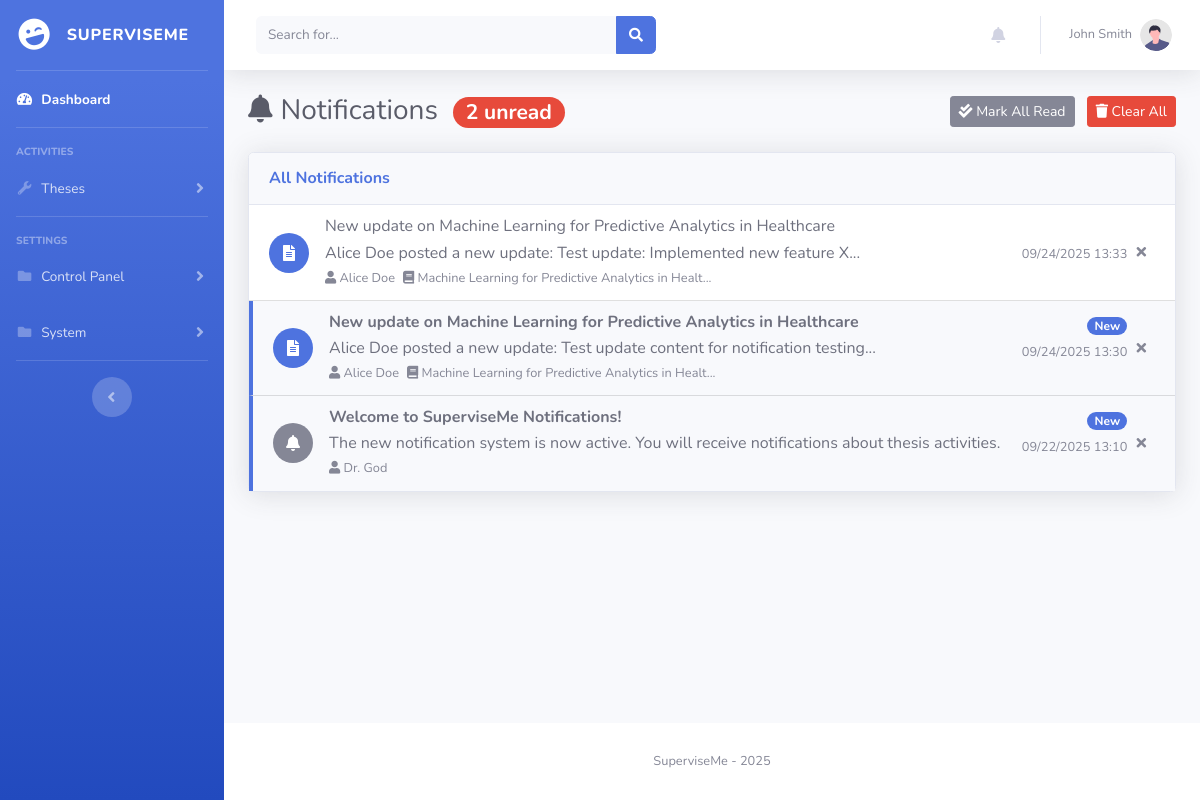
The app's page /notifications (signed in) with its own data.
### superviseme/models.py (models this page shows)
class User_mgmt(UserMixin, db.Model):
    __tablename__ = "user_mgmt"
    id = db.Column(db.Integer, primary_key=True)
    username = db.Column(db.String(50), nullable=False, unique=True)
    name = db.Column(db.String(15))
    surname = db.Column(db.String(15))
    cdl = db.Column(db.String(15))
    email = db.Column(db.String(50), nullable=False, unique=True)
    password = db.Column(db.String(80), nullable=False)
    user_type = db.Column(db.String(10), nullable=False, default="student")
    joined_on = db.Column(db.Integer, nullable=False)
    gender = db.Column(db.String(10), default=None)
    nationality = db.Column(db.String(15), default=None)
    last_activity = db.Column(db.Integer, nullable=True)  # Track last activity timestamp
    last_activity_location = db.Column(db.String(100), nullable=True)  # Track where they were last active
    telegram_user_id = db.Column(db.String(50), nullable=True)  # Telegram user ID for bot notifications
    telegram_enabled = db.Column(db.Boolean, default=False, nullable=False)  # Enable/disable Telegram notifications
    telegram_notification_types = db.Column(db.Text, nullable=True)  # JSON string of enabled notification types
    thesis = db.relationship("Thesis", backref="author", lazy=True)

class Notification(db.Model):
    __tablename__ = "notification"
    id = db.Column(db.Integer, primary_key=True)
    recipient_id = db.Column(db.Integer, db.ForeignKey("user_mgmt.id"), nullable=False)
    actor_id = db.Column(db.Integer, db.ForeignKey("user_mgmt.id"), nullable=False)  # Who performed the action
    thesis_id = db.Column(db.Integer, db.ForeignKey("thesis.id"), nullable=True)  # Related thesis if applicable
    notification_type = db.Column(db.String(50), nullable=False)  # e.g., "new_update", "new_feedback", "new_todo"
    title = db.Column(db.String(200), nullable=False)  # Short description
    message = db.Column(db.Text, nullable=False)  # Detailed message
    action_url = db.Column(db.String(200), nullable=True)  # URL to the relevant page
    is_read = db.Column(db.Boolean, default=False, nullable=False)
    created_at = db.Column(db.Integer, nullable=False)
    telegram_sent = db.Column(db.Boolean, default=False, nullable=False)  # Track if Telegram notification was sent
    telegram_sent_at = db.Column(db.Integer, nullable=True)  # When Telegram notification was sent
    recipient = db.relationship("User_mgmt", foreign_keys=[recipient_id], backref="received_notifications", lazy=True)
    actor = db.relationship("User_mgmt", foreign_keys=[actor_id], backref="sent_notifications", lazy=True)
    thesis = db.relationship("Thesis", backref="notifications", lazy=True)

class Thesis(db.Model):
    __tablename__ = "thesis"
    id = db.Column(db.Integer, primary_key=True)
    title = db.Column(db.String(100), nullable=False)
    description = db.Column(db.Text, nullable=False)
    author_id = db.Column(db.Integer, db.ForeignKey("user_mgmt.id"), nullable=True)
    frozen = db.Column(db.Boolean, default=False)
    level = db.Column(db.Text, nullable=True)
    created_at = db.Column(db.Integer, nullable=False)

### superviseme/routes/notifications.py (the view)
@notifications.route("/notifications")
@login_required
def notifications_page():
    user_notifications = get_user_notifications(
        user_id=current_user.id,
        limit=100,  # Get more notifications for the full page
        unread_only=False
    )
    unread_count = get_unread_notification_count(current_user.id)
    return render_template("notifications.html",
                         notifications=user_notifications,
                         unread_count=unread_count,
                         dt=datetime.fromtimestamp)

### superviseme/templates/notifications.html (shortened to what this page needs)
{% include 'admin/components/header.html' %}
<body id="page-top">
    <div id="wrapper">
        {% if current_user.user_type == 'admin' %}
            {% include 'admin/components/sidebar.html' %}
        {% elif current_user.user_type == 'supervisor' %}
            {% include 'supervisor/components/sidebar.html' %}
        {% elif current_user.user_type == 'student' %}
            {% include 'student/components/sidebar.html' %}
        {% endif %}
        <div id="content-wrapper" class="d-flex flex-column">
            <div id="content">
                {% include 'admin/components/topbar.html' %}
                <div class="container-fluid">
                    <div class="d-sm-flex align-items-center justify-content-between mb-4">
                        <h1 class="h3 mb-0 text-gray-800">
                            <i class="fas fa-bell mr-2"></i>Notifications
                            {% if unread_count > 0 %}
                                <span class="badge badge-danger badge-pill ml-2">{{ unread_count }} unread</span>
                            {% endif %}
                        </h1>
                        {% if notifications %}
                        <div>
                            <button class="btn btn-secondary btn-sm mr-2" onclick="markAllAsRead()">
                                <i class="fas fa-check-double"></i> Mark All Read
                            </button>
                            <button class="btn btn-danger btn-sm" onclick="clearAllNotifications()">
                                <i class="fas fa-trash"></i> Clear All
                            </button>
                        </div>
                        {% endif %}
                    </div>
                    <div class="row">
                        <div class="col-12">
                            <div class="card shadow">
                                <div class="card-header py-3">
                                    <h6 class="m-0 font-weight-bold text-primary">All Notifications</h6>
                                </div>
                                <div class="card-body p-0">
                                    {% if notifications %}
                                        <div class="list-group list-group-flush">
                                            {% for notification in notifications %}
                                            <div class="list-group-item list-group-item-action
                                                     {% if not notification.is_read %}bg-light{% endif %}"
                                                 onclick="handleNotificationClick({{ notification.id }}, '{{ notification.action_url or '#' }}')">
                                                <div class="row no-gutters align-items-center">
                                                    <div class="col-auto mr-3">
                                                        {% if notification.notification_type == 'new_update' %}
                                                            <div class="icon-circle bg-primary">
                                                                <i class="fas fa-file-alt text-white"></i>
                                                            </div>
                                                        {% elif notification.notification_type == 'status_change' %}
                                                            <div class="icon-circle bg-warning">
                                                                <i class="fas fa-exchange-alt text-white"></i>
                                                            </div>
                                                        {% elif notification.notification_type == 'new_feedback' %}
                                                            <div class="icon-circle bg-success">
                                                                <i class="fas fa-comment text-white"></i>
                                                            </div>
                                                        {% elif notification.notification_type == 'new_todo' %}
                                                            <div class="icon-circle bg-info">
                                                                <i class="fas fa-tasks text-white"></i>
                                                            </div>
                                                        {% else %}
                                                            <div class="icon-circle bg-secondary">
                                                                <i class="fas fa-bell text-white"></i>
                                                            </div>
                                                        {% endif %}
                                                    </div>
                                                    <div class="col">
                                                        <div class="d-flex justify-content-between align-items-start">
                                                            <div>
                                                                <h6 class="mb-1 {% if not notification.is_read %}font-weight-bold{% endif %}">
                                                                    {{ notification.title }}
                                                                </h6>
                                                                <p class="mb-1 text-gray-700">{{ notification.message }}</p>
                                                                <div class="d-flex align-items-center">
                                                                    {% if notification.actor %}
                                                                    <small class="text-muted mr-2">
                                                                        <i class="fas fa-user"></i>
                                                                        {{ notification.actor.name }} {{ notification.actor.surname }}
                                                                    </small>
                                                                    {% endif %}
                                                                    {% if notification.thesis %}
                                                                    <small class="text-muted mr-2">
                                                                        <i class="fas fa-book"></i>
                                                                        {{ notification.thesis.title[:50] }}{% if notification.thesis.title|length > 50 %}...{% endif %}
                                                                    </small>
                                                                    {% endif %}
                                                                </div>
                                                            </div>
                                                            <div class="text-right">
                                                                {% if not notification.is_read %}
                                                                    <span class="badge badge-primary badge-pill mb-1">New</span>
                                                                {% endif %}
                                                                <br>
                                                                <small class="text-muted">
                                                                    {{ dt(notification.created_at).strftime('%m/%d/%Y %H:%M') if notification.created_at else 'Unknown time' }}
                                                                </small>
                                                            </div>
                                                        </div>
                                                    </div>
                                                    <div class="col-auto">
                                                        <button class="btn btn-link btn-sm text-muted"
                                                                onclick="event.stopPropagation(); deleteNotification({{ notification.id }})"
                                                                title="Delete notification">
                                                            <i class="fas fa-times"></i>
                                                        </button>
                                                    </div>
                                                </div>
                                            </div>
                                            {% endfor %}
                                        </div>
                                    {% else %}
                                        <div class="text-center py-5">
                                            <i class="fas fa-bell-slash fa-3x text-gray-300 mb-3"></i>
                                            <h5 class="text-gray-500">No notifications</h5>
                                            <p class="text-gray-400">You're all caught up! New notifications will appear here.</p>
                                        </div>
                                    {% endif %}
                                </div>
                            </div>
                        </div>
                    </div>
                </div>
            </div>
            {% include 'admin/components/footer.html' %}
</body>
</html>

### superviseme/templates/admin/components/topbar.html (shortened to what this page needs)
<nav class="navbar navbar-expand navbar-light bg-white topbar mb-4 static-top shadow">
                    <form
                        class="d-none d-sm-inline-block form-inline mr-auto ml-md-3 my-2 my-md-0 mw-100 navbar-search"
                        method="POST"
                        action="{% if current_user.user_type == 'admin' %}/admin/search{% elif current_user.user_type == 'supervisor' %}/supervisor/search{% elif current_user.user_type == 'student' %}/student/search{% else %}#{% endif %}">
                        <div class="input-group">
                            <input type="text" class="form-control bg-light border-0 small"
                                   placeholder="Search for..."
                                   name="search_term"
                                   required
                                   minlength="1"
                                   aria-label="Search" aria-describedby="basic-addon2">
                            <div class="input-group-append">
                                <button class="btn btn-primary" type="submit">
                                    <i class="fas fa-search fa-sm"></i>
                                </button>
                            </div>
                        </div>
                    </form>
                    <ul class="navbar-nav ml-auto">
                        <li class="nav-item dropdown no-arrow mx-1">
                            <a class="nav-link dropdown-toggle" href="#" id="alertsDropdown" role="button"
                                data-toggle="dropdown" aria-haspopup="true" aria-expanded="false">
                                <i class="fas fa-bell fa-fw"></i>
                            </a>
                        </li>
                        <li class="nav-item dropdown no-arrow">
                            <a class="nav-link dropdown-toggle" href="#" id="userDropdown" role="button"
                                data-toggle="dropdown" aria-haspopup="true" aria-expanded="false">
                                <span class="mr-2 d-none d-lg-inline text-gray-600 small">{{ current_user.name }} {{ current_user.surname }}</span>
                                <img class="img-profile rounded-circle"
                                    src="{{ url_for('static', filename='assets/img/undraw_profile.svg') }}">
                            </a>
                        </li>
                    </ul>
                </nav>

### records on screen
User_mgmt: name "John", surname "Smith"
Notification: notification_type "new_update" (drawn), title "New update on Machine Learning for Predictive Analytics in Healthcare", message "Alice Doe posted a new update: Test update: Implemented new feature X...", actor.name "Alice", actor.surname "Doe", thesis "Machine Learning for Predictive Analytics in Healt", created_at "09/24/2025 13:33"
Notification: notification_type "new_update" (drawn), title "New update on Machine Learning for Predictive Analytics in Healthcare", message "Alice Doe posted a new update: Test update content for notification testing...", actor.name "Alice", actor.surname "Doe", thesis "Machine Learning for Predictive Analytics in Healt", is_read "New", created_at "09/24/2025 13:30"
Notification: notification_type "system" (drawn), title "Welcome to SuperviseMe Notifications!", message "The new notification system is now active. You will receive notifications about thesis activities.", actor.name "Dr.", actor.surname "God", is_read "New", created_at "09/22/2025 13:10"

### other values on screen
{{ unread_count }} "2"
